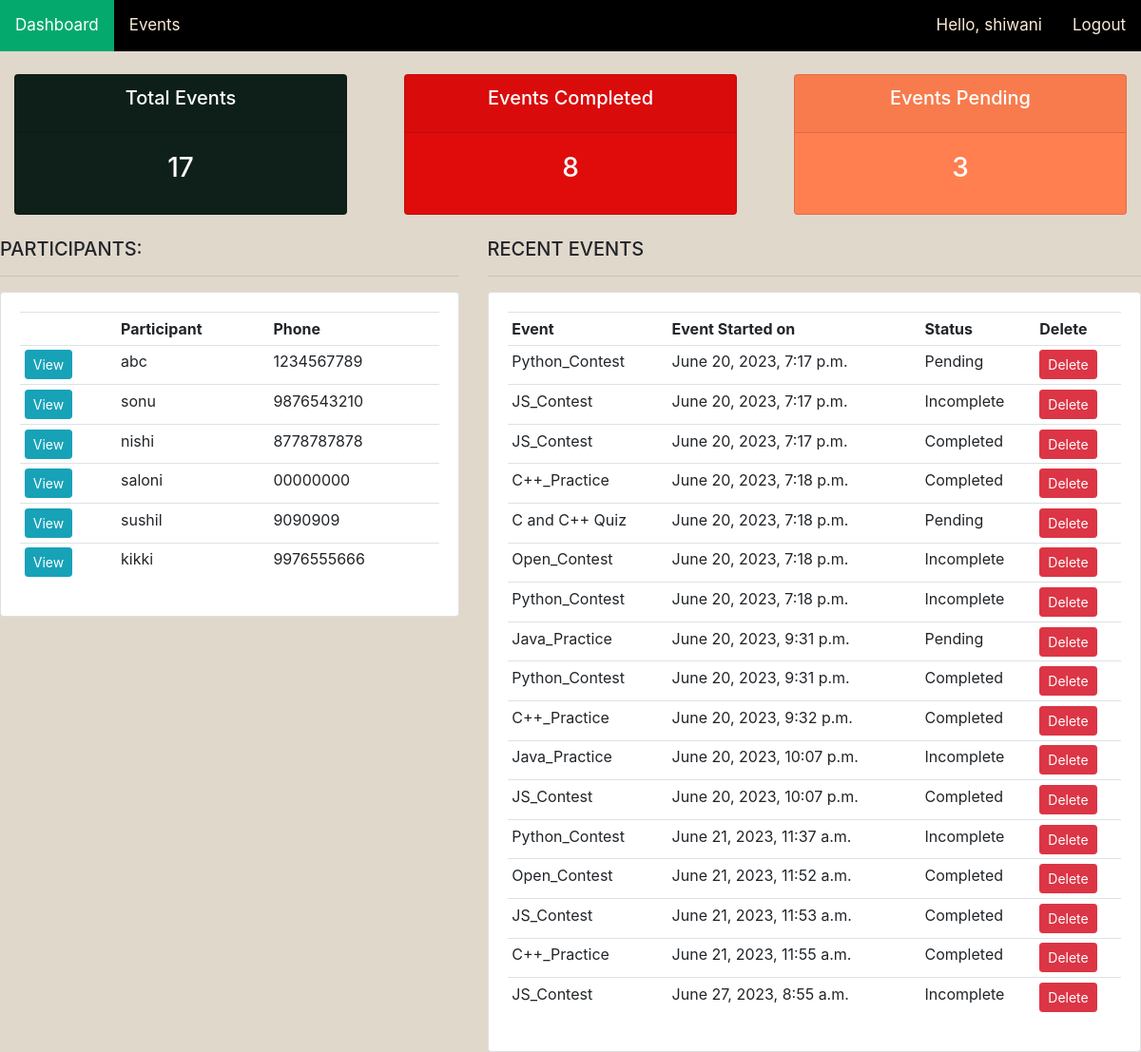
Before: / (signed in) with the older database file.
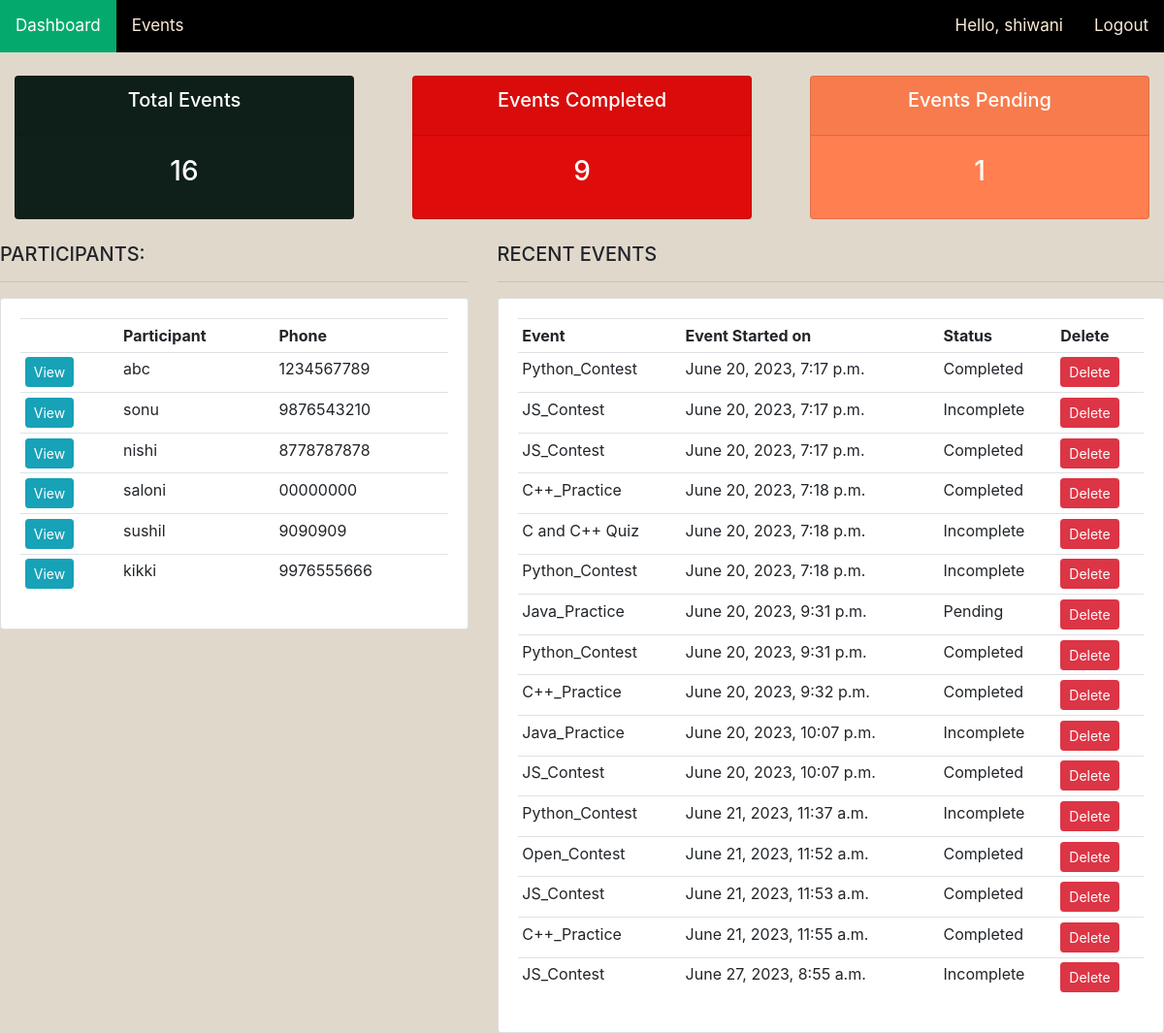
After: the same page with the newer database file.
### event/models.py (models this page shows, shortened)
class Participant(models.Model):
    name= models.CharField(max_length=200, null=True)
    phone= models.CharField(max_length=200, null=True)
    email= models.CharField(max_length=200, null=True)
    date_created= models.DateTimeField(auto_now_add=True, null=True)

class Event(models.Model):
    STATUS=(
        ('Pending','Pending'),
        ('Incomplete', 'Incomplete'),
        ('Completed', 'Completed'),
    )
    participant= models.ForeignKey(Participant, null=True, on_delete= models.SET_NULL)
    event= models.ForeignKey(Product, null=True, on_delete= models.SET_NULL)
    date_created= models.DateTimeField(auto_now_add=True, null=True)
    status= models.CharField(max_length=200, null=True, choices=STATUS)
    review= models.CharField(max_length=500, null=True)

class Product(models.Model):
    CATEGORY=(
        ('Quiz', 'Quiz'),
        ('Practice', 'Practice'),
        ('Contest', 'Contest'),
    )
    name= models.CharField(max_length=200, null=True)
    price= models.FloatField(null=True)
    category= models.CharField(max_length=200, null=True, choices=CATEGORY)
    description= models.CharField(max_length=200, null=True, blank=True)
    date_created= models.DateTimeField(auto_now_add=True, null=True)
    tags= models.ManyToManyField(Tag)
    def __str__(self):
        return self.name

### event/views.py (the view)
# urls.py: path('', views.home, name="home"),
@login_required(login_url='login')
def home(request):
    events =Event.objects.all()
    participants= Participant.objects.all()
    total_participants =participants.count()
    total_events= events.count()
    completed= events.filter(status='Completed').count()
    incomplete= events.filter(status='Incomplete').count()
    pending= events.filter(status='Pending').count()
    context={'events':events, 'participants': participants,'total_participants':total_participants,'total_events':total_events,'completed':completed,'incomplete':incomplete,'pending':pending}
    return render(request, 'event/dashboard.html', context)

### event/templates/event/dashboard.html
{%  extends 'event/main.html' %}
{% block content %}
{%  include 'event/status.html' %}
<br>
<div class="row">
    <div class="col-md-5">
        <h5>PARTICIPANTS:</h5>
        <hr>
        <div class="card card-body">
            <table class="table table-sm">
                <tr>
                    <th></th>
                    <th>Participant</th>
                    <th>Phone</th>
                </tr>
                {% for participant in participants %}
                    <tr>
                        <td><a class="btn btn-sm btn-info" href="{% url 'participant' participant.id %}">View</a></td>
                        <td>{{participant.name}}</td>
                        <td>{{participant.phone}}</td>
                    </tr>
                {% endfor %}
            </table>
        </div>
    </div>
    <div class="col-md-7">
        <h5>RECENT EVENTS</h5>
        <hr>
        <div class="card card-body">
            <table class="table table-sm">
                <tr>
                    <th>Event</th>
                    <th>Event Started on</th>
                    <th>Status</th>
                    <th>Delete</th>
                </tr>
                {% for event in events %}
                    <tr>
                        <td>{{event.event}}</td>
                        <td>{{event.date_created}}</td>
                        <td>{{event.status}}</td>
                        <td><a class="btn btn-sm btn-danger" href="{% url 'delete_event' event.id %}">Delete</a></td>
                    </tr>
                {% endfor %}
            </table>
        </div>
    </div>
</div>
{% endblock %}

### event/templates/event/main.html (shortened to what this page needs)
{% load static %}
<!DOCTYPE html>
<html>
<head>
    <link rel="stylesheet" href="https://cdn.jsdelivr.net/npm/bootstrap@4.0.0/dist/css/bootstrap.min.css">
    <link rel="stylesheet" type="text/css" href="{% static '/css/main.css' %}">
</head>
<body>
    {%  include 'event/navbar.html' %}
    {% block content %}
    {% endblock %}
</body>
</html>

### event/templates/event/navbar.html (shortened to what this page needs)
{% load static %}
<nav class="whole">
    <div class="h_and_p">
      <a class="home" href="{% url 'home' %}">Dashboard</a>
      <a class="products" href="{% url 'products' %}">Events</a>
      <a class="hello-msg" href="{% url 'logout' %}">Logout</a>
      <a class="hello-msg">Hello, {{request.user}}</a>
    </div>
  </nav>

### event/templates/event/status.html
<br>
<div class="row">
    <div class="col">
        <div class="col-md">
            <div class="card text-center text-white  nb-3" id="total-events">
                <div class="card-header">
                    <h5 class="card-title">Total Events</h5>
                </div>
                <div class="card-body">
                    <h3 class="card-title">{{total_events}}</h3>
                </div>
            </div>
        </div>
    </div>
    <div class="col">
        <div class="col-md">
            <div class="card text-center text-white  nb-3" id="events-completed">
                <div class="card-header">
                    <h5 class="card-title">Events Completed</h5>
                </div>
                <div class="card-body">
                    <h3 class="card-title">{{completed}}</h3>
                </div>
            </div>
        </div>
    </div>
    <div class="col">
        <div class="col-md">
            <div class="card text-center text-white  nb-3" id="events-pending">
                <div class="card-header">
                    <h5 class="card-title">Events Pending</h5>
                </div>
                <div class="card-body">
                    <h3 class="card-title">{{pending}}</h3>
                </div>
            </div>
        </div>
    </div>
</div>

### static/css/main.css (style rules this page uses)
body { background-color: rgb(225, 216, 204); }
#total-events { background-color: rgb(15, 32, 26); }
#events-completed { background-color: rgb(224, 12, 12); }
#events-pending { background-color: coral; }

### event/templates/event/navbar.html (style rules this page uses)
.whole { background-color: black; overflow: hidden; }
.whole a { float: left; color:antiquewhite; text-align:center; padding: 14px 16px; text-decoration: none; font-size: 17px; }
.whole a.home { background-color: #04AA6D; color: white; }
.whole a.hello-msg { float:right; color:antiquewhite; text-align:center; padding: 14px 16px; text-decoration: none; font-size: 17px; }

Changed rows visible on the page:
removed Event: event "Open_Contest", date_created "June 20, 2023, 7:18 p.m.", status "Incomplete"
changed Event (number 1 of 16 on the later page): status "Pending" → "Completed"
changed Event "C and C++ Quiz": status "Pending" → "Incomplete"
Other visible differences:
{{ total_events }}: "17" → "16"
{{ completed }}: "8" → "9"
{{ pending }}: "3" → "1"
